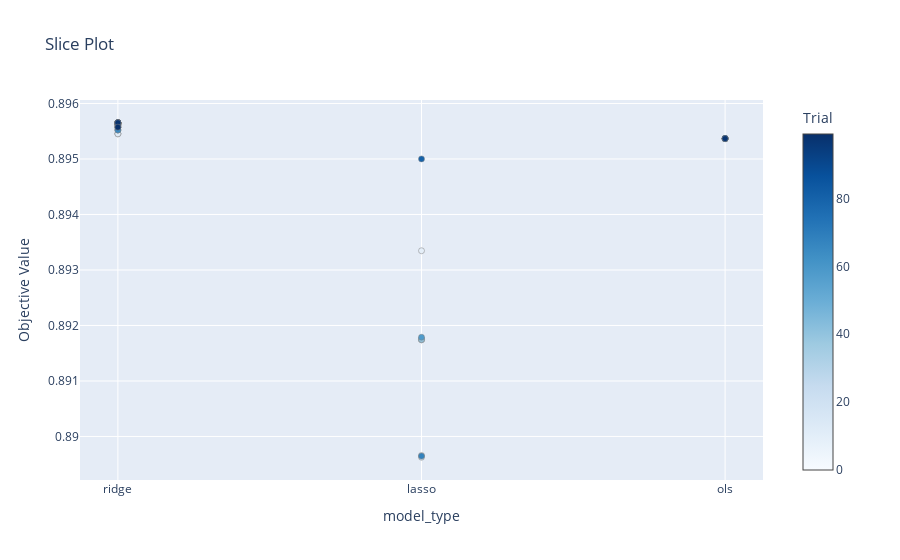

Here is the notebook cell this chart was saved with:
### Code cell
optuna.visualization.plot_slice(study, params=["model_type"])

### Figure 1 — Plotly figure (JSON) as saved in the notebook; plotly's stock layout.template omitted (floating-point values rounded to 4 significant figures)
{"data": [{"marker": {"color": [0, 1, 2, 3, 4, 5, 6, 7, 8, 9, 10, 11, 12, 13, 14, 15, 16, 17, 18, 19, 20, 21, 22, 23, 24, 25, 26, 27, 28, 29, 30, 31, 32, 33, 34, 35, 36, 37, 38, 39, 40, 41, 42, 43, 44, 45, 46, 47, 48, 49, 50, 51, 52, 53, 54, 55, 56, 57, 58, 59, 60, 61, 62, 63, 64, 65, 66, 67, 68, 69, 70, 71, 72, 73, 74, 75, 76, 77, 78, 79, 80, 81, 82, 83, 84, 85, 86, 87, 88, 89, 90, 91, 92, 93, 94, 95, 96, 97, 98, 99], "colorbar": {"title": {"text": "Trial"}, "x": 1, "xpad": 40}, "colorscale": [[0, "rgb(247,251,255)"], [0.125, "rgb(222,235,247)"], [0.25, "rgb(198,219,239)"], [0.375, "rgb(158,202,225)"], [0.5, "rgb(107,174,214)"], [0.625, "rgb(66,146,198)"], [0.75, "rgb(33,113,181)"], [0.875, "rgb(8,81,156)"], [1, "rgb(8,48,107)"]], "line": {"color": "Grey", "width": 0.5}}, "mode": "markers", "name": "Feasible Trial", "showlegend": false, "type": "scatter", "x": ["lasso", "ols", "ols", "ols", "ridge", "lasso", "ols", "ols", "ols", "lasso", "ridge", "ridge", "ridge", "ridge", "ridge", "ridge", "ridge", "ridge", "ridge", "ridge", "ridge", "ridge", "ridge", "ridge", "ridge", "lasso", "ridge", "ridge", "ridge", "lasso", "ridge", "ridge", "ridge", "ridge", "ridge", "ridge", "lasso", "ols", "ridge", "ols", "lasso", "ridge", "ridge", "ridge", "ridge", "ols", "ridge", "ridge", "ridge", "ridge", "ols", "ridge", "ridge", "ridge", "ridge", "ridge", "ridge", "ridge", "lasso", "ridge", "ridge", "ridge", "ridge", "ridge", "ridge", "ridge", "ridge", "ridge", "lasso", "ridge", "ols", "ridge", "ridge", "ridge", "ridge", "ridge", "ridge", "ridge", "ridge", "ridge", "lasso", "ridge", "ridge", "ridge", "ridge", "ols", "ridge", "ridge", "ridge", "ridge", "ridge", "ridge", "ridge", "ridge", "ridge", "ridge", "ridge", "ols", "ridge", "ridge"], "y": [0.8917, 0.8954, 0.8954, 0.8954, 0.8956, 0.8897, 0.8954, 0.8954, 0.8954, 0.8933, 0.8955, 0.8955, 0.8955, 0.8956, 0.8956, 0.8956, 0.8956, 0.8955, 0.8956, 0.8956, 0.8956, 0.8956, 0.8957, 0.8957, 0.8957, 0.8896, 0.8957, 0.8957, 0.8957, 0.8918, 0.8957, 0.8957, 0.8957, 0.8956, 0.8957, 0.8956, 0.8917, 0.8954, 0.8957, 0.8954, 0.8917, 0.8957, 0.8957, 0.8957, 0.8956, 0.8954, 0.8957, 0.8957, 0.8957, 0.8956, 0.8954, 0.8957, 0.8957, 0.8956, 0.8957, 0.8957, 0.8955, 0.8957, 0.8918, 0.8957, 0.8956, 0.8957, 0.8957, 0.8957, 0.8957, 0.8955, 0.8956, 0.8957, 0.8896, 0.8956, 0.8954, 0.8957, 0.8957, 0.8957, 0.8957, 0.8957, 0.8957, 0.8957, 0.8956, 0.8957, 0.895, 0.8957, 0.8957, 0.8957, 0.8957, 0.8954, 0.8957, 0.8956, 0.8957, 0.8956, 0.8957, 0.8957, 0.8957, 0.8957, 0.8957, 0.8957, 0.8956, 0.8954, 0.8957, 0.8956]}], "layout": {"title": {"text": "Slice Plot"}, "xaxis": {"categoryarray": ["ridge", "lasso", "ols"], "categoryorder": "array", "title": {"text": "model_type"}, "type": "category"}, "yaxis": {"title": {"text": "Objective Value"}}}}
